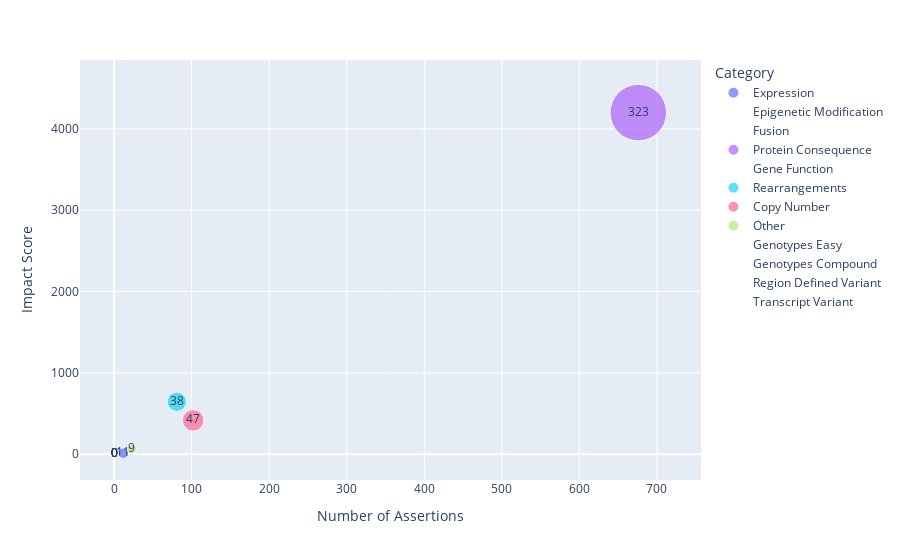

Notebook code for this chart:
### Code cell
fig = px.scatter(
    data_frame=moa_feature_df,
    x="Number of Assertions",
    y="Impact Score",
    size="Number of Features",
    size_max=40,
    text="Number of Features",
    color="Category"
)
fig.show()

### Figure 1 — Plotly figure (JSON) as saved in the notebook; plotly's stock layout.template omitted (floating-point values rounded to 4 significant figures)
{"data": [{"hovertemplate": "Category=Expression<br>Number of Assertions=%{x}<br>Impact Score=%{y}<br>Number of Features=%{text}<extra></extra>", "legendgroup": "Expression", "marker": {"color": "#636efa", "size": [11], "sizemode": "area", "sizeref": 0.2019, "symbol": "circle"}, "mode": "markers+text", "name": "Expression", "orientation": "v", "showlegend": true, "text": [11], "type": "scatter", "x": [12], "xaxis": "x", "y": [12], "yaxis": "y"}, {"hovertemplate": "Category=Epigenetic Modification<br>Number of Assertions=%{x}<br>Impact Score=%{y}<br>Number of Features=%{text}<extra></extra>", "legendgroup": "Epigenetic Modification", "marker": {"color": "#EF553B", "size": [0], "sizemode": "area", "sizeref": 0.2019, "symbol": "circle"}, "mode": "markers+text", "name": "Epigenetic Modification", "orientation": "v", "showlegend": true, "text": [0], "type": "scatter", "x": [0], "xaxis": "x", "y": [0], "yaxis": "y"}, {"hovertemplate": "Category=Fusion<br>Number of Assertions=%{x}<br>Impact Score=%{y}<br>Number of Features=%{text}<extra></extra>", "legendgroup": "Fusion", "marker": {"color": "#00cc96", "size": [0], "sizemode": "area", "sizeref": 0.2019, "symbol": "circle"}, "mode": "markers+text", "name": "Fusion", "orientation": "v", "showlegend": true, "text": [0], "type": "scatter", "x": [0], "xaxis": "x", "y": [0], "yaxis": "y"}, {"hovertemplate": "Category=Protein Consequence<br>Number of Assertions=%{x}<br>Impact Score=%{y}<br>Number of Features=%{text}<extra></extra>", "legendgroup": "Protein Consequence", "marker": {"color": "#ab63fa", "size": [323], "sizemode": "area", "sizeref": 0.2019, "symbol": "circle"}, "mode": "markers+text", "name": "Protein Consequence", "orientation": "v", "showlegend": true, "text": [323], "type": "scatter", "x": [676], "xaxis": "x", "y": [4199], "yaxis": "y"}, {"hovertemplate": "Category=Gene Function<br>Number of Assertions=%{x}<br>Impact Score=%{y}<br>Number of Features=%{text}<extra></extra>", "legendgroup": "Gene Function", "marker": {"color": "#FFA15A", "size": [0], "sizemode": "area", "sizeref": 0.2019, "symbol": "circle"}, "mode": "markers+text", "name": "Gene Function", "orientation": "v", "showlegend": true, "text": [0], "type": "scatter", "x": [0], "xaxis": "x", "y": [0], "yaxis": "y"}, {"hovertemplate": "Category=Rearrangements<br>Number of Assertions=%{x}<br>Impact Score=%{y}<br>Number of Features=%{text}<extra></extra>", "legendgroup": "Rearrangements", "marker": {"color": "#19d3f3", "size": [38], "sizemode": "area", "sizeref": 0.2019, "symbol": "circle"}, "mode": "markers+text", "name": "Rearrangements", "orientation": "v", "showlegend": true, "text": [38], "type": "scatter", "x": [81], "xaxis": "x", "y": [644], "yaxis": "y"}, {"hovertemplate": "Category=Copy Number<br>Number of Assertions=%{x}<br>Impact Score=%{y}<br>Number of Features=%{text}<extra></extra>", "legendgroup": "Copy Number", "marker": {"color": "#FF6692", "size": [47], "sizemode": "area", "sizeref": 0.2019, "symbol": "circle"}, "mode": "markers+text", "name": "Copy Number", "orientation": "v", "showlegend": true, "text": [47], "type": "scatter", "x": [102], "xaxis": "x", "y": [415], "yaxis": "y"}, {"hovertemplate": "Category=Other<br>Number of Assertions=%{x}<br>Impact Score=%{y}<br>Number of Features=%{text}<extra></extra>", "legendgroup": "Other", "marker": {"color": "#B6E880", "size": [9], "sizemode": "area", "sizeref": 0.2019, "symbol": "circle"}, "mode": "markers+text", "name": "Other", "orientation": "v", "showlegend": true, "text": [9], "type": "scatter", "x": [23], "xaxis": "x", "y": [62], "yaxis": "y"}, {"hovertemplate": "Category=Genotypes Easy<br>Number of Assertions=%{x}<br>Impact Score=%{y}<br>Number of Features=%{text}<extra></extra>", "legendgroup": "Genotypes Easy", "marker": {"color": "#FF97FF", "size": [0], "sizemode": "area", "sizeref": 0.2019, "symbol": "circle"}, "mode": "markers+text", "name": "Genotypes Easy", "orientation": "v", "showlegend": true, "text": [0], "type": "scatter", "x": [0], "xaxis": "x", "y": [0], "yaxis": "y"}, {"hovertemplate": "Category=Genotypes Compound<br>Number of Assertions=%{x}<br>Impact Score=%{y}<br>Number of Features=%{text}<extra></extra>", "legendgroup": "Genotypes Compound", "marker": {"color": "#FECB52", "size": [0], "sizemode": "area", "sizeref": 0.2019, "symbol": "circle"}, "mode": "markers+text", "name": "Genotypes Compound", "orientation": "v", "showlegend": true, "text": [0], "type": "scatter", "x": [0], "xaxis": "x", "y": [0], "yaxis": "y"}, {"hovertemplate": "Category=Region Defined Variant<br>Number of Assertions=%{x}<br>Impact Score=%{y}<br>Number of Features=%{text}<extra></extra>", "legendgroup": "Region Defined Variant", "marker": {"color": "#636efa", "size": [0], "sizemode": "area", "sizeref": 0.2019, "symbol": "circle"}, "mode": "markers+text", "name": "Region Defined Variant", "orientation": "v", "showlegend": true, "text": [0], "type": "scatter", "x": [0], "xaxis": "x", "y": [0], "yaxis": "y"}, {"hovertemplate": "Category=Transcript Variant<br>Number of Assertions=%{x}<br>Impact Score=%{y}<br>Number of Features=%{text}<extra></extra>", "legendgroup": "Transcript Variant", "marker": {"color": "#EF553B", "size": [0], "sizemode": "area", "sizeref": 0.2019, "symbol": "circle"}, "mode": "markers+text", "name": "Transcript Variant", "orientation": "v", "showlegend": true, "text": [0], "type": "scatter", "x": [0], "xaxis": "x", "y": [0], "yaxis": "y"}], "layout": {"legend": {"itemsizing": "constant", "title": {"text": "Category"}, "tracegroupgap": 0}, "margin": {"t": 60}, "xaxis": {"anchor": "y", "domain": [0, 1], "title": {"text": "Number of Assertions"}}, "yaxis": {"anchor": "x", "domain": [0, 1], "title": {"text": "Impact Score"}}}}
